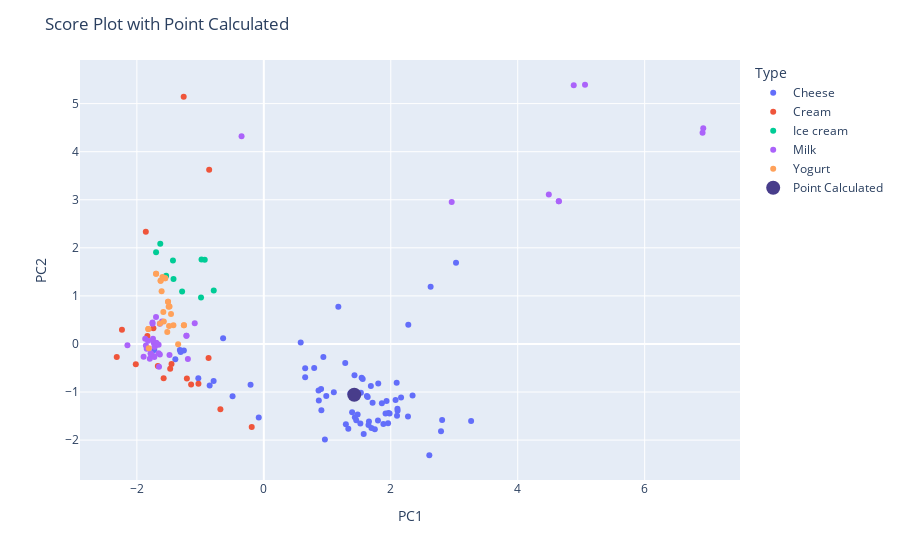

Notebook cell for this chart:
### Code cell
fig = px.scatter(pca2_results, x = 0, y = 1, color = type_data['Type']) # create 2D scoreplot for PC1 and PC2
fig.update_layout(
    title = 'Score Plot with Point Calculated',
    xaxis_title = "PC1",
    yaxis_title = "PC2",
    legend_title = "Type"
)

fig.add_trace( # plot the calculated score on the score plot
    go.Scatter(
        mode = 'markers',
        x = [score[0, 0]],
        y = [score[0, 1]],
        marker = dict(
            color = 'darkslateblue',
            size = 14,
        ),
        showlegend = True,
        name = 'Point Calculated'
    )
)

fig.show()

### Figure 1 — Plotly figure (JSON) as saved in the notebook; plotly's stock layout.template omitted (floating-point values rounded to 4 significant figures)
{"data": [{"hovertemplate": "color=Cheese<br>0=%{x}<br>1=%{y}<extra></extra>", "legendgroup": "Cheese", "marker": {"color": "#636efa", "symbol": "circle"}, "mode": "markers", "name": "Cheese", "orientation": "v", "showlegend": true, "type": "scatter", "x": [0.7936, -1.259, -0.4922, 1.103, 1.434, 2.271, 0.6515, -0.6413, 1.803, 1.428, 1.541, 2.628, 2.343, 2.608, 1.283, 2.792, 2.099, 2.107, 2.076, 2.162, 2.809, 3.265, 0.8621, 0.9624, 1.558, 1.686, 1.456, 1.883, 1.521, 1.957, 1.574, 1.964, 1.981, 1.293, 1.391, 2.105, -0.2088, 1.696, 1.656, 1.86, 1.478, 1.749, 1.918, 1.432, 1.714, 1.637, 0.9069, 1.529, 1.649, -1.323, 0.9839, 1.798, 0.8664, 1.365, -0.853, 1.331, -1.394, 1.396, 1.624, -0.07966, 2.276, 1.933, -1.311, -1.032, -0.7905, 0.9022, 2.093, -1.726, 0.6516, 3.028, 0.9383, 0.5813, 1.174], "xaxis": "x", "y": [-0.499, -0.1387, -1.091, -1.003, -1.525, -1.508, -0.6941, 0.1173, -0.821, -0.6492, -0.7038, 1.19, -1.071, -2.316, -0.3947, -1.816, -1.491, -1.39, -1.165, -1.115, -1.582, -1.606, -0.9674, -1.99, -0.7291, -0.8734, -1.588, -1.666, -1.655, -1.652, -1.873, -1.438, -1.447, -1.672, -1.423, -1.348, -0.849, -1.75, -1.611, -1.234, -1.468, -1.776, -1.447, -1.047, -1.223, -1.103, -1.38, -1.016, -1.684, -0.1239, -1.082, -1.592, -1.178, -1.027, -0.8651, -1.763, -0.3169, -1.001, -1.085, -1.533, 0.401, -1.187, -0.167, -0.7133, -0.7706, -0.938, -0.8084, -0.1267, -0.5046, 1.688, -0.2709, 0.03031, 0.7755], "yaxis": "y"}, {"hovertemplate": "color=Cream<br>0=%{x}<br>1=%{y}<extra></extra>", "legendgroup": "Cream", "marker": {"color": "#EF553B", "symbol": "circle"}, "mode": "markers", "name": "Cream", "orientation": "v", "showlegend": true, "type": "scatter", "x": [-0.8703, -1.03, -1.669, -1.212, -1.475, -1.859, -0.1905, -0.6839, -1.146, -1.578, -1.454, -2.017, -1.739, -2.317, -2.235, -1.835, -0.8609, -1.262], "xaxis": "x", "y": [-0.2914, -0.8304, -0.4565, -0.7179, -0.5139, 2.334, -1.729, -1.357, -0.8419, -0.7157, -0.4175, -0.4226, 0.3292, -0.2703, 0.2931, 0.1662, 3.626, 5.141], "yaxis": "y"}, {"hovertemplate": "color=Ice cream<br>0=%{x}<br>1=%{y}<extra></extra>", "legendgroup": "Ice cream", "marker": {"color": "#00cc96", "symbol": "circle"}, "mode": "markers", "name": "Ice cream", "orientation": "v", "showlegend": true, "type": "scatter", "x": [-1.287, -0.989, -0.9812, -0.9307, -1.431, -1.631, -1.697, -1.539, -0.7887, -1.423], "xaxis": "x", "y": [1.093, 0.965, 1.76, 1.751, 1.737, 2.084, 1.906, 1.419, 1.114, 1.353], "yaxis": "y"}, {"hovertemplate": "color=Milk<br>0=%{x}<br>1=%{y}<extra></extra>", "legendgroup": "Milk", "marker": {"color": "#ab63fa", "symbol": "circle"}, "mode": "markers", "name": "Milk", "orientation": "v", "showlegend": true, "type": "scatter", "x": [-1.72, -1.72, -1.754, -1.753, -1.603, -1.698, -1.796, -1.894, -1.857, -1.657, -1.735, -1.699, -1.869, 4.648, 4.648, 2.96, 6.923, 5.06, 6.912, 4.882, -1.782, -1.845, -1.739, -1.724, -1.823, -1.697, -1.686, -1.651, -1.196, -1.781, -1.746, -1.638, -1.657, -2.148, -1.486, -1.219, -1.219, -1.088, -1.638, -0.3505, 4.49], "xaxis": "x", "y": [-0.05429, -0.05572, 0.4475, 0.4226, 0.4686, 0.5623, -0.3063, -0.2667, -0.03217, -0.01408, 0.02375, 0.02664, 0.1093, 2.969, 2.969, 2.956, 4.486, 5.393, 4.395, 5.383, -0.1987, -0.1003, -0.2486, -0.2699, 0.06828, 0.006639, 0.01615, -0.4735, -0.312, -0.1992, 0.1058, -0.2174, -0.1916, -0.02602, -0.2296, 0.1727, 0.1727, 0.4318, 0.4224, 4.321, 3.109], "yaxis": "y"}, {"hovertemplate": "color=Yogurt<br>0=%{x}<br>1=%{y}<extra></extra>", "legendgroup": "Yogurt", "marker": {"color": "#FFA15A", "symbol": "circle"}, "mode": "markers", "name": "Yogurt", "orientation": "v", "showlegend": true, "type": "scatter", "x": [-1.697, -1.424, -1.35, -1.812, -1.521, -1.82, -1.82, -1.493, -1.583, -1.462, -1.499, -1.485, -1.575, -1.509, -1.509, -1.258, -1.258, -1.635, -1.625, -1.625, -1.597, -1.554, -1.554, -1.61, -1.697], "xaxis": "x", "y": [1.462, 0.3914, -0.004974, -0.08747, 0.2466, 0.3112, 0.3112, 0.3712, 0.6661, 0.6221, 0.7747, 0.7771, 0.4687, 0.88, 0.88, 0.3912, 0.3912, 0.4272, 1.315, 1.315, 1.394, 1.365, 1.365, 1.097, 1.462], "yaxis": "y"}, {"marker": {"color": "darkslateblue", "size": 14}, "mode": "markers", "name": "Point Calculated", "showlegend": true, "type": "scatter", "x": [1.425], "y": [-1.058]}], "layout": {"legend": {"title": {"text": "Type"}, "tracegroupgap": 0}, "margin": {"t": 60}, "title": {"text": "Score Plot with Point Calculated"}, "xaxis": {"anchor": "y", "domain": [0, 1], "title": {"text": "PC1"}}, "yaxis": {"anchor": "x", "domain": [0, 1], "title": {"text": "PC2"}}}}
